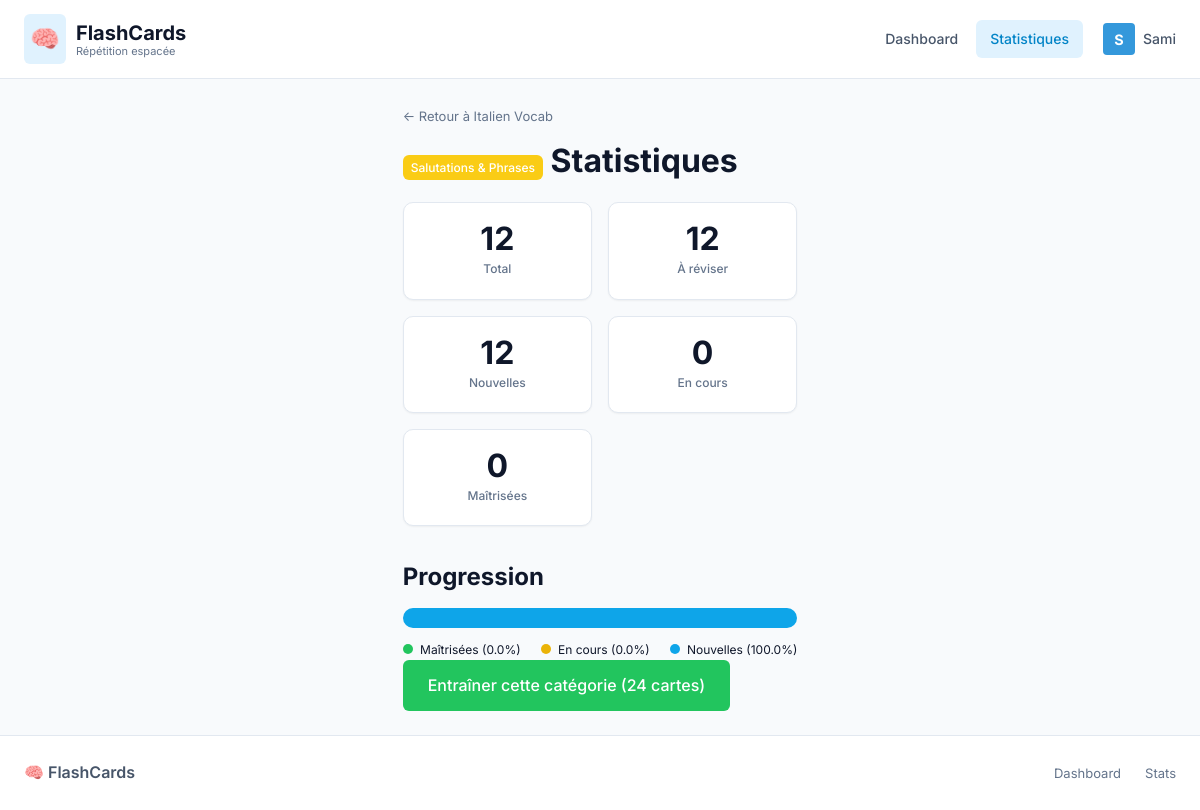
The app's page /categories/1/stats (signed in) with its own data.
### app/models.py (models this page shows, shortened)
class User(db.Model):
    id = db.Column(db.Integer, primary_key=True)
    username = db.Column(db.String(80), unique=True, nullable=False)
    password_hash = db.Column(db.String(128))  # Optional password
    is_pro = db.Column(db.Boolean, default=False)
    avatar_color = db.Column(db.String(7), default='#3498db')
    created_at = db.Column(db.DateTime, default=datetime.utcnow)
    decks = db.relationship('Deck', backref='user', lazy=True, cascade='all, delete-orphan')

class Deck(db.Model):
    id = db.Column(db.Integer, primary_key=True)
    user_id = db.Column(db.Integer, db.ForeignKey('user.id'), nullable=False)
    name = db.Column(db.String(200), nullable=False)
    description = db.Column(db.Text)
    created_at = db.Column(db.DateTime, default=datetime.utcnow)
    cards = db.relationship('Card', backref='deck', lazy=True, cascade='all, delete-orphan')
    categories = db.relationship('Category', backref='deck', lazy=True, cascade='all, delete-orphan')

class Category(db.Model):
    id = db.Column(db.Integer, primary_key=True)
    deck_id = db.Column(db.Integer, db.ForeignKey('deck.id'), nullable=False)
    name = db.Column(db.String(100), nullable=False)
    color = db.Column(db.String(7), default='#3498db')  # Hex color
    def get_stats(self):
        total = len(self.cards)
        if total == 0:
            return {'total': 0, 'due': 0, 'new': 0, 'learning': 0, 'mastered': 0}
        now = datetime.utcnow()
        due = sum(1 for c in self.cards if c.next_review and c.next_review <= now)
        new = sum(1 for c in self.cards if c.repetitions == 0)
        learning = sum(1 for c in self.cards if 0 < c.repetitions < 5)
        mastered = sum(1 for c in self.cards if c.repetitions >= 5)
        return {
            'total': total,
            'due': due,
            'new': new,
            'learning': learning,
            'mastered': mastered
        }

### app/routes/categories.py (the view)
@bp.route('/<int:category_id>/stats')
def category_stats(category_id):
    category = Category.query.get_or_404(category_id)
    deck = Deck.query.get(category.deck_id)
    stats = category.get_stats()
    return render_template('categories/stats.html', deck=deck, category=category, stats=stats)

### app/routes/auth.py (called while the page is built)
@bp.before_app_request
def load_logged_in_user():
    user_id = session.get('user_id')
    if user_id is None:
        g.user = None
    else:
        g.user = User.query.get(user_id)

### app/routes/categories.py (called while the page is built)
@bp.before_request
def login_required():
    if not g.user:
        return redirect(url_for('auth.profiles'))

### app/templates/categories/stats.html (shortened to what this page needs)
{% extends 'base.html' %}
{% block content %}
<div class="stats-page">
    <a href="{{ url_for('decks.view_deck', deck_id=deck.id) }}" class="back-link">← Retour à {{ deck.name }}</a>
    <header class="section-header">
        <h1>
            <span class="category-badge" style="background-color: {{ category.color }}">{{ category.name }}</span>
            Statistiques
        </h1>
    </header>
    <section class="stats-overview">
        <div class="stat-card">
            <div class="stat-number">{{ stats.total }}</div>
            <div class="stat-label">Total</div>
        </div>
        <div class="stat-card stat-due">
            <div class="stat-number">{{ stats.due }}</div>
            <div class="stat-label">À réviser</div>
        </div>
        <div class="stat-card stat-new">
            <div class="stat-number">{{ stats.new }}</div>
            <div class="stat-label">Nouvelles</div>
        </div>
        <div class="stat-card stat-learning">
            <div class="stat-number">{{ stats.learning }}</div>
            <div class="stat-label">En cours</div>
        </div>
        <div class="stat-card stat-mastered">
            <div class="stat-number">{{ stats.mastered }}</div>
            <div class="stat-label">Maîtrisées</div>
        </div>
    </section>
    {% if stats.total > 0 %}
    <section class="progress-section">
        <h2>Progression</h2>
        <div class="progress-bar-container">
            <div class="progress-bar">
                <div class="progress-segment new" style="width: {{ (stats.new / stats.total * 100)|round(1) }}%"></div>
            </div>
        </div>
        <div class="progress-legend">
            <span><span class="dot mastered"></span> Maîtrisées ({{ (stats.mastered / stats.total * 100)|round(1)
                }}%)</span>
            <span><span class="dot learning"></span> En cours ({{ (stats.learning / stats.total * 100)|round(1)
                }}%)</span>
            <span><span class="dot new"></span> Nouvelles ({{ (stats.new / stats.total * 100)|round(1) }}%)</span>
        </div>
    </section>
    {% endif %}
    {% if stats.due > 0 or stats.new > 0 %}
    <section class="actions-section">
        <a href="{{ url_for('training.start_training', deck_id=deck.id, categories=category.id) }}"
            class="btn btn-success btn-lg">
            Entraîner cette catégorie ({{ stats.due + stats.new }} cartes)
        </a>
    </section>
    {% endif %}
</div>
{% endblock %}

### app/templates/base.html (shortened to what this page needs)
<!DOCTYPE html>
<html lang="fr">
<head>
    <link rel="stylesheet" href="{{ url_for('static', filename='css/style.css') }}">
</head>
<body>
    <nav class="navbar">
        <div class="navbar-inner">
            <div class="nav-brand">
                <a href="{{ url_for('main.index') }}">
                    <span class="logo-icon">🧠</span>
                    <span class="brand-text">
                        FlashCards
                        <small>Répétition espacée</small>
                    </span>
                </a>
            </div>
            <ul class="nav-links">
                <li><a href="{{ url_for('main.index') }}"
                        class="{% if request.endpoint == 'main.index' %}active{% endif %}">
                        Dashboard
                    </a></li>
                <li><a href="{{ url_for('stats.global_stats') }}"
                        class="{% if 'stats' in request.endpoint %}active{% endif %}">
                        Statistiques
                    </a></li>
                {% if g.user %}
                <li style="margin-left: 1rem; display: flex; align-items: center;">
                    <a href="{{ url_for('auth.profiles') }}"
                        style="padding: 0; display: flex; align-items: center; gap: 0.5rem;" title="Changer de profil">
                        <div
                            style="width: 32px; height: 32px; border-radius: 4px; background-color: {{ g.user.avatar_color }}; color: white; display: flex; align-items: center; justify-content: center; font-weight: bold; font-size: 0.9rem;">
                            {{ g.user.username[0]|upper }}
                        </div>
                        <span style="font-weight: 500;">{{ g.user.username }}</span>
                    </a>
                </li>
                {% endif %}
            </ul>
        </div>
    </nav>
    <main class="container">
        {% block content %}{% endblock %}
    </main>
    <footer class="footer">
        <div class="footer-inner">
            <div class="footer-brand">🧠 FlashCards</div>
            <div class="footer-links">
                <a href="{{ url_for('main.index') }}">Dashboard</a>
                <a href="{{ url_for('stats.global_stats') }}">Stats</a>
            </div>
        </div>
    </footer>
</body>
</html>

### records on screen
User: user "S", user.username "Sami"
Deck: name "Italien Vocab"
Category: name "Salutations & Phrases"

### other values on screen
{{ stats.total }} "12"
{{ stats.due }} "12"
{{ stats.new }} "12"
{{ stats.learning }} "0"
{{ stats.mastered }} "0"
{{ (stats.mastered / stats.total * 100)|round(1) }} "0.0"
{{ (stats.learning / stats.total * 100)|round(1) }} "0.0"
{{ (stats.new / stats.total * 100)|round(1) }} "100.0"
{{ stats.due + stats.new }} "24"
